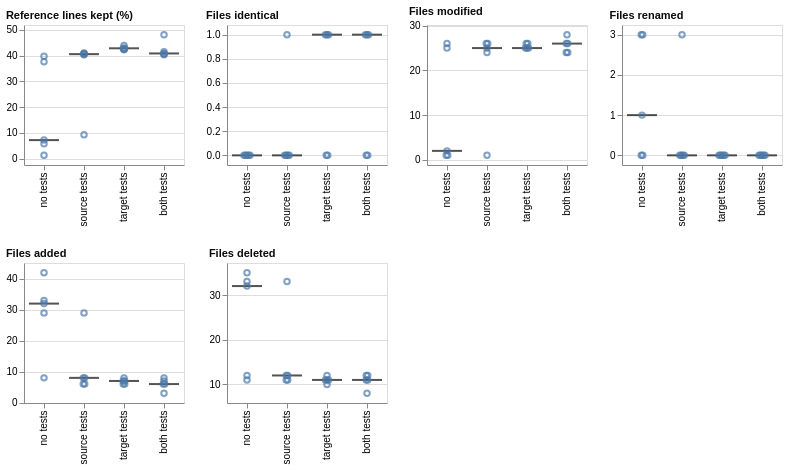

The specification (Vega-Lite) saved for this image:
### Vega-Lite specification from a JSON file in a GitHub repository (floating-point values rounded to 4 significant figures)
{"config": {"view": {"continuousWidth": 300, "continuousHeight": 300}}, "concat": [{"layer": [{"mark": {"type": "tick", "color": "#0b0b0b", "opacity": 0.7, "size": 30, "thickness": 2}, "encoding": {"x": {"field": "condition", "scale": {"paddingInner": 0.25, "paddingOuter": 0.125}, "sort": ["no tests", "source tests", "target tests", "both tests"], "title": null, "type": "nominal"}, "y": {"aggregate": "median", "field": "value", "scale": {"domain": [-2.512, 51.89], "nice": false}, "title": null, "type": "quantitative"}}}, {"mark": {"type": "point"}, "encoding": {"x": {"field": "condition", "scale": {"paddingInner": 0.25, "paddingOuter": 0.125}, "sort": ["no tests", "source tests", "target tests", "both tests"], "title": null, "type": "nominal"}, "xOffset": {"field": "nudge", "scale": {"domain": [-0.5, 0.5], "range": [12.0, 18.0]}, "title": null, "type": "quantitative"}, "y": {"field": "value", "scale": {"domain": [-2.512, 51.89], "nice": false}, "type": "quantitative"}}}, {"mark": {"type": "rule"}, "encoding": {"y": {"aggregate": "median", "field": "reference", "scale": {"domain": [-2.512, 51.89], "nice": false}, "type": "quantitative"}}, "transform": [{"filter": {"field": "reference", "valid": true}}]}], "data": {"name": "data-b78bb0ee31fc48e32e7eca2dc6bd67f6"}, "height": 140, "title": {"text": "Reference lines kept (%)", "anchor": "start", "color": "#0b0b0b", "fontSize": 11}, "width": 160}, {"layer": [{"mark": {"type": "tick", "color": "#0b0b0b", "opacity": 0.7, "size": 30, "thickness": 2}, "encoding": {"x": {"field": "condition", "scale": {"paddingInner": 0.25, "paddingOuter": 0.125}, "sort": ["no tests", "source tests", "target tests", "both tests"], "title": null, "type": "nominal"}, "y": {"aggregate": "median", "field": "value", "scale": {"domain": [-0.08, 1.08], "nice": false}, "title": null, "type": "quantitative"}}}, {"mark": {"type": "point"}, "encoding": {"x": {"field": "condition", "scale": {"paddingInner": 0.25, "paddingOuter": 0.125}, "sort": ["no tests", "source tests", "target tests", "both tests"], "title": null, "type": "nominal"}, "xOffset": {"field": "nudge", "scale": {"domain": [-2.0, 2.0], "range": [3.0, 27.0]}, "title": null, "type": "quantitative"}, "y": {"field": "value", "scale": {"domain": [-0.08, 1.08], "nice": false}, "type": "quantitative"}}}, {"mark": {"type": "rule"}, "encoding": {"y": {"aggregate": "median", "field": "reference", "scale": {"domain": [-0.08, 1.08], "nice": false}, "type": "quantitative"}}, "transform": [{"filter": {"field": "reference", "valid": true}}]}], "data": {"name": "data-99adbf872db506971faa6fa29c0fcc39"}, "height": 140, "title": {"text": "Files identical", "anchor": "start", "color": "#0b0b0b", "fontSize": 11}, "width": 160}, {"layer": [{"mark": {"type": "tick", "color": "#0b0b0b", "opacity": 0.7, "size": 30, "thickness": 2}, "encoding": {"x": {"field": "condition", "scale": {"paddingInner": 0.25, "paddingOuter": 0.125}, "sort": ["no tests", "source tests", "target tests", "both tests"], "title": null, "type": "nominal"}, "y": {"aggregate": "median", "field": "value", "scale": {"domain": [-1.16, 30.16], "nice": false}, "title": null, "type": "quantitative"}}}, {"mark": {"type": "point"}, "encoding": {"x": {"field": "condition", "scale": {"paddingInner": 0.25, "paddingOuter": 0.125}, "sort": ["no tests", "source tests", "target tests", "both tests"], "title": null, "type": "nominal"}, "xOffset": {"field": "nudge", "scale": {"domain": [-1.0, 1.0], "range": [9.0, 21.0]}, "title": null, "type": "quantitative"}, "y": {"field": "value", "scale": {"domain": [-1.16, 30.16], "nice": false}, "type": "quantitative"}}}, {"mark": {"type": "rule"}, "encoding": {"y": {"aggregate": "median", "field": "reference", "scale": {"domain": [-1.16, 30.16], "nice": false}, "type": "quantitative"}}, "transform": [{"filter": {"field": "reference", "valid": true}}]}], "data": {"name": "data-dc34499b2fa8f9d7f53f65a822d8b9a6"}, "height": 140, "title": {"text": "Files modified", "anchor": "start", "color": "#0b0b0b", "fontSize": 11}, "width": 160}, {"layer": [{"mark": {"type": "tick", "color": "#0b0b0b", "opacity": 0.7, "size": 30, "thickness": 2}, "encoding": {"x": {"field": "condition", "scale": {"paddingInner": 0.25, "paddingOuter": 0.125}, "sort": ["no tests", "source tests", "target tests", "both tests"], "title": null, "type": "nominal"}, "y": {"aggregate": "median", "field": "value", "scale": {"domain": [-0.24, 3.24], "nice": false}, "title": null, "type": "quantitative"}}}, {"mark": {"type": "point"}, "encoding": {"x": {"field": "condition", "scale": {"paddingInner": 0.25, "paddingOuter": 0.125}, "sort": ["no tests", "source tests", "target tests", "both tests"], "title": null, "type": "nominal"}, "xOffset": {"field": "nudge", "scale": {"domain": [-2.0, 2.0], "range": [3.0, 27.0]}, "title": null, "type": "quantitative"}, "y": {"field": "value", "scale": {"domain": [-0.24, 3.24], "nice": false}, "type": "quantitative"}}}, {"mark": {"type": "rule"}, "encoding": {"y": {"aggregate": "median", "field": "reference", "scale": {"domain": [-0.24, 3.24], "nice": false}, "type": "quantitative"}}, "transform": [{"filter": {"field": "reference", "valid": true}}]}], "data": {"name": "data-35a2cd405aaf91da3a5848ab2f65ec68"}, "height": 140, "title": {"text": "Files renamed", "anchor": "start", "color": "#0b0b0b", "fontSize": 11}, "width": 160}, {"layer": [{"mark": {"type": "tick", "color": "#0b0b0b", "opacity": 0.7, "size": 30, "thickness": 2}, "encoding": {"x": {"field": "condition", "scale": {"paddingInner": 0.25, "paddingOuter": 0.125}, "sort": ["no tests", "source tests", "target tests", "both tests"], "title": null, "type": "nominal"}, "y": {"aggregate": "median", "field": "value", "scale": {"domain": [-0.12, 45.12], "nice": false}, "title": null, "type": "quantitative"}}}, {"mark": {"type": "point"}, "encoding": {"x": {"field": "condition", "scale": {"paddingInner": 0.25, "paddingOuter": 0.125}, "sort": ["no tests", "source tests", "target tests", "both tests"], "title": null, "type": "nominal"}, "xOffset": {"field": "nudge", "scale": {"domain": [-0.5, 0.5], "range": [12.0, 18.0]}, "title": null, "type": "quantitative"}, "y": {"field": "value", "scale": {"domain": [-0.12, 45.12], "nice": false}, "type": "quantitative"}}}, {"mark": {"type": "rule"}, "encoding": {"y": {"aggregate": "median", "field": "reference", "scale": {"domain": [-0.12, 45.12], "nice": false}, "type": "quantitative"}}, "transform": [{"filter": {"field": "reference", "valid": true}}]}], "data": {"name": "data-e9792bab1f9ea61a7dda3971d5cb082b"}, "height": 140, "title": {"text": "Files added", "anchor": "start", "color": "#0b0b0b", "fontSize": 11}, "width": 160}, {"layer": [{"mark": {"type": "tick", "color": "#0b0b0b", "opacity": 0.7, "size": 30, "thickness": 2}, "encoding": {"x": {"field": "condition", "scale": {"paddingInner": 0.25, "paddingOuter": 0.125}, "sort": ["no tests", "source tests", "target tests", "both tests"], "title": null, "type": "nominal"}, "y": {"aggregate": "median", "field": "value", "scale": {"domain": [5.84, 37.16], "nice": false}, "title": null, "type": "quantitative"}}}, {"mark": {"type": "point"}, "encoding": {"x": {"field": "condition", "scale": {"paddingInner": 0.25, "paddingOuter": 0.125}, "sort": ["no tests", "source tests", "target tests", "both tests"], "title": null, "type": "nominal"}, "xOffset": {"field": "nudge", "scale": {"domain": [-1.0, 1.0], "range": [9.0, 21.0]}, "title": null, "type": "quantitative"}, "y": {"field": "value", "scale": {"domain": [5.84, 37.16], "nice": false}, "type": "quantitative"}}}, {"mark": {"type": "rule"}, "encoding": {"y": {"aggregate": "median", "field": "reference", "scale": {"domain": [5.84, 37.16], "nice": false}, "type": "quantitative"}}, "transform": [{"filter": {"field": "reference", "valid": true}}]}], "data": {"name": "data-6ddaeac5aa6428846326fee6f250ff03"}, "height": 140, "title": {"text": "Files deleted", "anchor": "start", "color": "#0b0b0b", "fontSize": 11}, "width": 160}], "columns": 4, "$schema": "https://vega.github.io/schema/vega-lite/v6.4.1.json", "datasets": {"data-b78bb0ee31fc48e32e7eca2dc6bd67f6": [{"condition": "no tests", "layout": "rebuilt the file layout", "metric": "reference_diff_kept_pct", "value": 7.163, "reference": null, "nudge": 0.0}, {"condition": "no tests", "layout": "kept the file layout", "metric": "reference_diff_kept_pct", "value": 37.6, "reference": null, "nudge": 0.0}, {"condition": "no tests", "layout": "rebuilt the file layout", "metric": "reference_diff_kept_pct", "value": 5.716, "reference": null, "nudge": 0.0}, {"condition": "no tests", "layout": "rebuilt the file layout", "metric": "reference_diff_kept_pct", "value": 1.24, "reference": null, "nudge": 0.0}, {"condition": "no tests", "layout": "kept the file layout", "metric": "reference_diff_kept_pct", "value": 39.74, "reference": null, "nudge": 0.0}, {"condition": "source tests", "layout": "kept the file layout", "metric": "reference_diff_kept_pct", "value": 40.98, "reference": null, "nudge": 0.0}, {"condition": "source tests", "layout": "kept the file layout", "metric": "reference_diff_kept_pct", "value": 40.84, "reference": null, "nudge": 0.0}, {"condition": "source tests", "layout": "kept the file layout", "metric": "reference_diff_kept_pct", "value": 40.56, "reference": null, "nudge": 0.0}, {"condition": "source tests", "layout": "rebuilt the file layout", "metric": "reference_diff_kept_pct", "value": 9.229, "reference": null, "nudge": 0.0}, {"condition": "source tests", "layout": "kept the file layout", "metric": "reference_diff_kept_pct", "value": 40.36, "reference": null, "nudge": 0.0}, {"condition": "target tests", "layout": "kept the file layout", "metric": "reference_diff_kept_pct", "value": 42.49, "reference": null, "nudge": 0.0}, {"condition": "target tests", "layout": "kept the file layout", "metric": "reference_diff_kept_pct", "value": 43.94, "reference": null, "nudge": 0.0}, {"condition": "target tests", "layout": "kept the file layout", "metric": "reference_diff_kept_pct", "value": 42.84, "reference": null, "nudge": -0.5}, {"condition": "target tests", "layout": "kept the file layout", "metric": "reference_diff_kept_pct", "value": 42.84, "reference": null, "nudge": 0.5}, {"condition": "target tests", "layout": "kept the file layout", "metric": "reference_diff_kept_pct", "value": 42.29, "reference": null, "nudge": 0.0}, {"condition": "both tests", "layout": "kept the file layout", "metric": "reference_diff_kept_pct", "value": 40.63, "reference": null, "nudge": 0.0}, {"condition": "both tests", "layout": "kept the file layout", "metric": "reference_diff_kept_pct", "value": 41.46, "reference": null, "nudge": 0.0}, {"condition": "both tests", "layout": "kept the file layout", "metric": "reference_diff_kept_pct", "value": 48.14, "reference": null, "nudge": 0.0}, {"condition": "both tests", "layout": "kept the file layout", "metric": "reference_diff_kept_pct", "value": 40.84, "reference": null, "nudge": 0.0}, {"condition": "both tests", "layout": "kept the file layout", "metric": "reference_diff_kept_pct", "value": 40.36, "reference": null, "nudge": 0.0}], "data-99adbf872db506971faa6fa29c0fcc39": [{"condition": "no tests", "layout": "rebuilt the file layout", "metric": "reference_diff_identical", "value": 0.0, "reference": null, "nudge": -2.0}, {"condition": "no tests", "layout": "kept the file layout", "metric": "reference_diff_identical", "value": 0.0, "reference": null, "nudge": -1.0}, {"condition": "no tests", "layout": "rebuilt the file layout", "metric": "reference_diff_identical", "value": 0.0, "reference": null, "nudge": 0.0}, {"condition": "no tests", "layout": "rebuilt the file layout", "metric": "reference_diff_identical", "value": 0.0, "reference": null, "nudge": 1.0}, {"condition": "no tests", "layout": "kept the file layout", "metric": "reference_diff_identical", "value": 0.0, "reference": null, "nudge": 2.0}, {"condition": "source tests", "layout": "kept the file layout", "metric": "reference_diff_identical", "value": 0.0, "reference": null, "nudge": -1.5}, {"condition": "source tests", "layout": "kept the file layout", "metric": "reference_diff_identical", "value": 0.0, "reference": null, "nudge": -0.5}, {"condition": "source tests", "layout": "rebuilt the file layout", "metric": "reference_diff_identical", "value": 0.0, "reference": null, "nudge": 0.5}, {"condition": "source tests", "layout": "kept the file layout", "metric": "reference_diff_identical", "value": 0.0, "reference": null, "nudge": 1.5}, {"condition": "source tests", "layout": "kept the file layout", "metric": "reference_diff_identical", "value": 1.0, "reference": null, "nudge": 0.0}, {"condition": "target tests", "layout": "kept the file layout", "metric": "reference_diff_identical", "value": 1.0, "reference": null, "nudge": -1.0}, {"condition": "target tests", "layout": "kept the file layout", "metric": "reference_diff_identical", "value": 1.0, "reference": null, "nudge": 0.0}, {"condition": "target tests", "layout": "kept the file layout", "metric": "reference_diff_identical", "value": 1.0, "reference": null, "nudge": 1.0}, {"condition": "target tests", "layout": "kept the file layout", "metric": "reference_diff_identical", "value": 0.0, "reference": null, "nudge": -0.5}, {"condition": "target tests", "layout": "kept the file layout", "metric": "reference_diff_identical", "value": 0.0, "reference": null, "nudge": 0.5}, {"condition": "both tests", "layout": "kept the file layout", "metric": "reference_diff_identical", "value": 1.0, "reference": null, "nudge": -1.0}, {"condition": "both tests", "layout": "kept the file layout", "metric": "reference_diff_identical", "value": 1.0, "reference": null, "nudge": 0.0}, {"condition": "both tests", "layout": "kept the file layout", "metric": "reference_diff_identical", "value": 1.0, "reference": null, "nudge": 1.0}, {"condition": "both tests", "layout": "kept the file layout", "metric": "reference_diff_identical", "value": 0.0, "reference": null, "nudge": -0.5}, {"condition": "both tests", "layout": "kept the file layout", "metric": "reference_diff_identical", "value": 0.0, "reference": null, "nudge": 0.5}], "data-dc34499b2fa8f9d7f53f65a822d8b9a6": [{"condition": "no tests", "layout": "rebuilt the file layout", "metric": "reference_diff_modified", "value": 1.0, "reference": null, "nudge": -0.5}, {"condition": "no tests", "layout": "rebuilt the file layout", "metric": "reference_diff_modified", "value": 1.0, "reference": null, "nudge": 0.5}, {"condition": "no tests", "layout": "kept the file layout", "metric": "reference_diff_modified", "value": 26.0, "reference": null, "nudge": 0.0}, {"condition": "no tests", "layout": "rebuilt the file layout", "metric": "reference_diff_modified", "value": 2.0, "reference": null, "nudge": 0.0}, {"condition": "no tests", "layout": "kept the file layout", "metric": "reference_diff_modified", "value": 25.0, "reference": null, "nudge": 0.0}, {"condition": "source tests", "layout": "kept the file layout", "metric": "reference_diff_modified", "value": 25.0, "reference": null, "nudge": 0.0}, {"condition": "source tests", "layout": "kept the file layout", "metric": "reference_diff_modified", "value": 24.0, "reference": null, "nudge": 0.0}, {"condition": "source tests", "layout": "kept the file layout", "metric": "reference_diff_modified", "value": 26.0, "reference": null, "nudge": -0.5}, {"condition": "source tests", "layout": "kept the file layout", "metric": "reference_diff_modified", "value": 26.0, "reference": null, "nudge": 0.5}, {"condition": "source tests", "layout": "rebuilt the file layout", "metric": "reference_diff_modified", "value": 1.0, "reference": null, "nudge": 0.0}, {"condition": "target tests", "layout": "kept the file layout", "metric": "reference_diff_modified", "value": 25.0, "reference": null, "nudge": -1.0}, {"condition": "target tests", "layout": "kept the file layout", "metric": "reference_diff_modified", "value": 25.0, "reference": null, "nudge": 0.0}, {"condition": "target tests", "layout": "kept the file layout", "metric": "reference_diff_modified", "value": 25.0, "reference": null, "nudge": 1.0}, {"condition": "target tests", "layout": "kept the file layout", "metric": "reference_diff_modified", "value": 26.0, "reference": null, "nudge": -0.5}, {"condition": "target tests", "layout": "kept the file layout", "metric": "reference_diff_modified", "value": 26.0, "reference": null, "nudge": 0.5}, {"condition": "both tests", "layout": "kept the file layout", "metric": "reference_diff_modified", "value": 24.0, "reference": null, "nudge": -0.5}, {"condition": "both tests", "layout": "kept the file layout", "metric": "reference_diff_modified", "value": 24.0, "reference": null, "nudge": 0.5}, {"condition": "both tests", "layout": "kept the file layout", "metric": "reference_diff_modified", "value": 28.0, "reference": null, "nudge": 0.0}, {"condition": "both tests", "layout": "kept the file layout", "metric": "reference_diff_modified", "value": 26.0, "reference": null, "nudge": -0.5}, {"condition": "both tests", "layout": "kept the file layout", "metric": "reference_diff_modified", "value": 26.0, "reference": null, "nudge": 0.5}], "data-35a2cd405aaf91da3a5848ab2f65ec68": [{"condition": "no tests", "layout": "rebuilt the file layout", "metric": "reference_diff_renamed", "value": 3.0, "reference": null, "nudge": -0.5}, {"condition": "no tests", "layout": "rebuilt the file layout", "metric": "reference_diff_renamed", "value": 3.0, "reference": null, "nudge": 0.5}, {"condition": "no tests", "layout": "kept the file layout", "metric": "reference_diff_renamed", "value": 0.0, "reference": null, "nudge": -0.5}, {"condition": "no tests", "layout": "kept the file layout", "metric": "reference_diff_renamed", "value": 0.0, "reference": null, "nudge": 0.5}, {"condition": "no tests", "layout": "rebuilt the file layout", "metric": "reference_diff_renamed", "value": 1.0, "reference": null, "nudge": 0.0}, {"condition": "source tests", "layout": "kept the file layout", "metric": "reference_diff_renamed", "value": 0.0, "reference": null, "nudge": -1.5}, {"condition": "source tests", "layout": "kept the file layout", "metric": "reference_diff_renamed", "value": 0.0, "reference": null, "nudge": -0.5}, {"condition": "source tests", "layout": "kept the file layout", "metric": "reference_diff_renamed", "value": 0.0, "reference": null, "nudge": 0.5}, {"condition": "source tests", "layout": "kept the file layout", "metric": "reference_diff_renamed", "value": 0.0, "reference": null, "nudge": 1.5}, {"condition": "source tests", "layout": "rebuilt the file layout", "metric": "reference_diff_renamed", "value": 3.0, "reference": null, "nudge": 0.0}, {"condition": "target tests", "layout": "kept the file layout", "metric": "reference_diff_renamed", "value": 0.0, "reference": null, "nudge": -2.0}, {"condition": "target tests", "layout": "kept the file layout", "metric": "reference_diff_renamed", "value": 0.0, "reference": null, "nudge": -1.0}, {"condition": "target tests", "layout": "kept the file layout", "metric": "reference_diff_renamed", "value": 0.0, "reference": null, "nudge": 0.0}, {"condition": "target tests", "layout": "kept the file layout", "metric": "reference_diff_renamed", "value": 0.0, "reference": null, "nudge": 1.0}, {"condition": "target tests", "layout": "kept the file layout", "metric": "reference_diff_renamed", "value": 0.0, "reference": null, "nudge": 2.0}, {"condition": "both tests", "layout": "kept the file layout", "metric": "reference_diff_renamed", "value": 0.0, "reference": null, "nudge": -2.0}, {"condition": "both tests", "layout": "kept the file layout", "metric": "reference_diff_renamed", "value": 0.0, "reference": null, "nudge": -1.0}, {"condition": "both tests", "layout": "kept the file layout", "metric": "reference_diff_renamed", "value": 0.0, "reference": null, "nudge": 0.0}, {"condition": "both tests", "layout": "kept the file layout", "metric": "reference_diff_renamed", "value": 0.0, "reference": null, "nudge": 1.0}, {"condition": "both tests", "layout": "kept the file layout", "metric": "reference_diff_renamed", "value": 0.0, "reference": null, "nudge": 2.0}], "data-e9792bab1f9ea61a7dda3971d5cb082b": [{"condition": "no tests", "layout": "rebuilt the file layout", "metric": "reference_diff_added", "value": 29.0, "reference": null, "nudge": 0.0}, {"condition": "no tests", "layout": "kept the file layout", "metric": "reference_diff_added", "value": 42.0, "reference": null, "nudge": 0.0}, {"condition": "no tests", "layout": "rebuilt the file layout", "metric": "reference_diff_added", "value": 33.0, "reference": null, "nudge": 0.0}, {"condition": "no tests", "layout": "rebuilt the file layout", "metric": "reference_diff_added", "value": 32.0, "reference": null, "nudge": 0.0}, {"condition": "no tests", "layout": "kept the file layout", "metric": "reference_diff_added", "value": 8.0, "reference": null, "nudge": 0.0}, {"condition": "source tests", "layout": "kept the file layout", "metric": "reference_diff_added", "value": 8.0, "reference": null, "nudge": -0.5}, {"condition": "source tests", "layout": "kept the file layout", "metric": "reference_diff_added", "value": 8.0, "reference": null, "nudge": 0.5}, {"condition": "source tests", "layout": "kept the file layout", "metric": "reference_diff_added", "value": 6.0, "reference": null, "nudge": -0.5}, {"condition": "source tests", "layout": "kept the file layout", "metric": "reference_diff_added", "value": 6.0, "reference": null, "nudge": 0.5}, {"condition": "source tests", "layout": "rebuilt the file layout", "metric": "reference_diff_added", "value": 29.0, "reference": null, "nudge": 0.0}, {"condition": "target tests", "layout": "kept the file layout", "metric": "reference_diff_added", "value": 6.0, "reference": null, "nudge": -0.5}, {"condition": "target tests", "layout": "kept the file layout", "metric": "reference_diff_added", "value": 6.0, "reference": null, "nudge": 0.5}, {"condition": "target tests", "layout": "kept the file layout", "metric": "reference_diff_added", "value": 7.0, "reference": null, "nudge": -0.5}, {"condition": "target tests", "layout": "kept the file layout", "metric": "reference_diff_added", "value": 7.0, "reference": null, "nudge": 0.5}, {"condition": "target tests", "layout": "kept the file layout", "metric": "reference_diff_added", "value": 8.0, "reference": null, "nudge": 0.0}, {"condition": "both tests", "layout": "kept the file layout", "metric": "reference_diff_added", "value": 6.0, "reference": null, "nudge": -0.5}, {"condition": "both tests", "layout": "kept the file layout", "metric": "reference_diff_added", "value": 6.0, "reference": null, "nudge": 0.5}, {"condition": "both tests", "layout": "kept the file layout", "metric": "reference_diff_added", "value": 8.0, "reference": null, "nudge": 0.0}, {"condition": "both tests", "layout": "kept the file layout", "metric": "reference_diff_added", "value": 3.0, "reference": null, "nudge": 0.0}, {"condition": "both tests", "layout": "kept the file layout", "metric": "reference_diff_added", "value": 7.0, "reference": null, "nudge": 0.0}], "data-6ddaeac5aa6428846326fee6f250ff03": [{"condition": "no tests", "layout": "rebuilt the file layout", "metric": "reference_diff_deleted", "value": 33.0, "reference": null, "nudge": 0.0}, {"condition": "no tests", "layout": "kept the file layout", "metric": "reference_diff_deleted", "value": 11.0, "reference": null, "nudge": 0.0}, {"condition": "no tests", "layout": "rebuilt the file layout", "metric": "reference_diff_deleted", "value": 32.0, "reference": null, "nudge": 0.0}, {"condition": "no tests", "layout": "rebuilt the file layout", "metric": "reference_diff_deleted", "value": 35.0, "reference": null, "nudge": 0.0}, {"condition": "no tests", "layout": "kept the file layout", "metric": "reference_diff_deleted", "value": 12.0, "reference": null, "nudge": 0.0}, {"condition": "source tests", "layout": "kept the file layout", "metric": "reference_diff_deleted", "value": 12.0, "reference": null, "nudge": -0.5}, {"condition": "source tests", "layout": "kept the file layout", "metric": "reference_diff_deleted", "value": 12.0, "reference": null, "nudge": 0.5}, {"condition": "source tests", "layout": "kept the file layout", "metric": "reference_diff_deleted", "value": 11.0, "reference": null, "nudge": -0.5}, {"condition": "source tests", "layout": "kept the file layout", "metric": "reference_diff_deleted", "value": 11.0, "reference": null, "nudge": 0.5}, {"condition": "source tests", "layout": "rebuilt the file layout", "metric": "reference_diff_deleted", "value": 33.0, "reference": null, "nudge": 0.0}, {"condition": "target tests", "layout": "kept the file layout", "metric": "reference_diff_deleted", "value": 11.0, "reference": null, "nudge": -1.0}, {"condition": "target tests", "layout": "kept the file layout", "metric": "reference_diff_deleted", "value": 11.0, "reference": null, "nudge": 0.0}, {"condition": "target tests", "layout": "kept the file layout", "metric": "reference_diff_deleted", "value": 11.0, "reference": null, "nudge": 1.0}, {"condition": "target tests", "layout": "kept the file layout", "metric": "reference_diff_deleted", "value": 12.0, "reference": null, "nudge": 0.0}, {"condition": "target tests", "layout": "kept the file layout", "metric": "reference_diff_deleted", "value": 10.0, "reference": null, "nudge": 0.0}, {"condition": "both tests", "layout": "kept the file layout", "metric": "reference_diff_deleted", "value": 12.0, "reference": null, "nudge": -0.5}, {"condition": "both tests", "layout": "kept the file layout", "metric": "reference_diff_deleted", "value": 12.0, "reference": null, "nudge": 0.5}, {"condition": "both tests", "layout": "kept the file layout", "metric": "reference_diff_deleted", "value": 8.0, "reference": null, "nudge": 0.0}, {"condition": "both tests", "layout": "kept the file layout", "metric": "reference_diff_deleted", "value": 11.0, "reference": null, "nudge": -0.5}, {"condition": "both tests", "layout": "kept the file layout", "metric": "reference_diff_deleted", "value": 11.0, "reference": null, "nudge": 0.5}]}}
